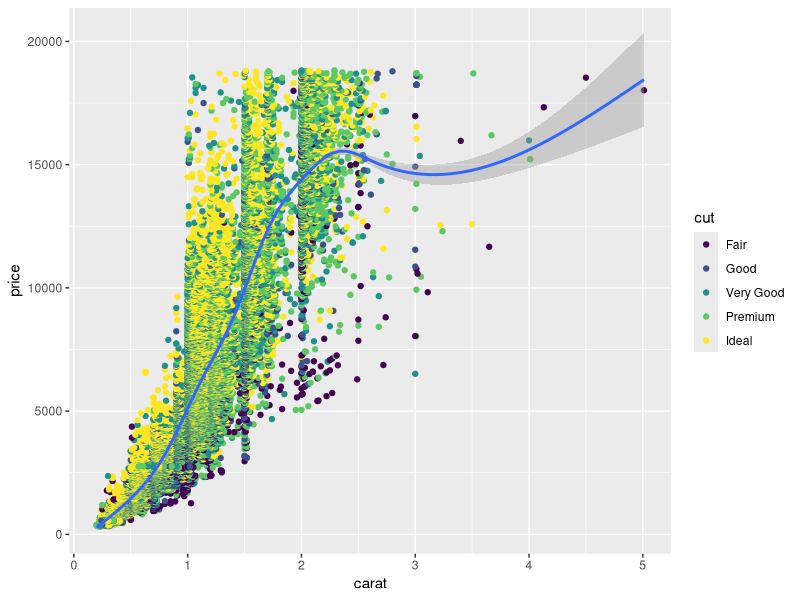

The R source for this figure:
#
# A very quick demonstation of the sorts of things your can do with R
#


# Load the GGPLOT2 library
library(ggplot2)

# The dataset 'diamonds' in included with the ggplot library
View(diamonds)

# Generate a Plot 
ggplot(diamonds) + 
  geom_point(aes(x=carat, y=price, color=cut)) + 
  geom_smooth(aes(x=carat, y=price))

# Display where my remote Git repository is ... can help with trouble shooting

# system("git remote show origin")

# this to save the updated version 

# uodate and save 